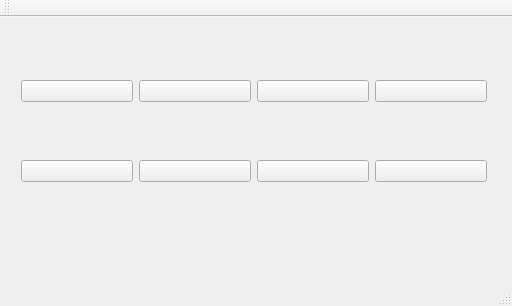
<?xml version="1.0" encoding="UTF-8"?>
<ui version="4.0">
 <class>MainWindow</class>
 <widget class="QMainWindow" name="MainWindow">
  <property name="geometry">
   <rect>
    <x>0</x>
    <y>0</y>
    <width>512</width>
    <height>306</height>
   </rect>
  </property>
  <property name="windowTitle">
   <string>MainWindow</string>
  </property>
  <widget class="QWidget" name="centralWidget">
   <widget class="QWidget" name="">
    <property name="geometry">
     <rect>
      <x>10</x>
      <y>0</y>
      <width>488</width>
      <height>228</height>
     </rect>
    </property>
    <layout class="QVBoxLayout" name="verticalLayout">
     <item>
      <layout class="QHBoxLayout" name="horizontalLayout">
       <item>
        <widget class="QPushButton" name="Pair1">
         <property name="text">
          <string/>
         </property>
         <property name="icon">
          <iconset>
           <normaloff>../../New folder (6)/vans1.jpg</normaloff>../../New folder (6)/vans1.jpg</iconset>
         </property>
         <property name="iconSize">
          <size>
           <width>100</width>
           <height>100</height>
          </size>
         </property>
        </widget>
       </item>
       <item>
        <widget class="QPushButton" name="Pair2">
         <property name="text">
          <string/>
         </property>
         <property name="icon">
          <iconset>
           <normaloff>../../New folder (6)/ad1.jpg</normaloff>../../New folder (6)/ad1.jpg</iconset>
         </property>
         <property name="iconSize">
          <size>
           <width>100</width>
           <height>100</height>
          </size>
         </property>
        </widget>
       </item>
       <item>
        <widget class="QPushButton" name="Pair3">
         <property name="text">
          <string/>
         </property>
         <property name="icon">
          <iconset>
           <normaloff>../../New folder (6)/vans2.jpg</normaloff>../../New folder (6)/vans2.jpg</iconset>
         </property>
         <property name="iconSize">
          <size>
           <width>100</width>
           <height>100</height>
          </size>
         </property>
        </widget>
       </item>
       <item>
        <widget class="QPushButton" name="Pair4">
         <property name="text">
          <string/>
         </property>
         <property name="icon">
          <iconset>
           <normaloff>../../New folder (6)/nike1.jpg</normaloff>../../New folder (6)/nike1.jpg</iconset>
         </property>
         <property name="iconSize">
          <size>
           <width>100</width>
           <height>100</height>
          </size>
         </property>
        </widget>
       </item>
      </layout>
     </item>
     <item>
      <layout class="QHBoxLayout" name="horizontalLayout_2">
       <item>
        <widget class="QPushButton" name="Pair5">
         <property name="text">
          <string/>
         </property>
         <property name="icon">
          <iconset>
           <normaloff>../../New folder (6)/ad2.jpg</normaloff>../../New folder (6)/ad2.jpg</iconset>
         </property>
         <property name="iconSize">
          <size>
           <width>100</width>
           <height>100</height>
          </size>
         </property>
        </widget>
       </item>
       <item>
        <widget class="QPushButton" name="Pair6">
         <property name="text">
          <string/>
         </property>
         <property name="icon">
          <iconset>
           <normaloff>../../New folder (6)/tm.jpg</normaloff>../../New folder (6)/tm.jpg</iconset>
         </property>
         <property name="iconSize">
          <size>
           <width>100</width>
           <height>100</height>
          </size>
         </property>
        </widget>
       </item>
       <item>
        <widget class="QPushButton" name="Pair7">
         <property name="text">
          <string/>
         </property>
         <property name="icon">
          <iconset>
           <normaloff>../../New folder (6)/vans3.jpg</normaloff>../../New folder (6)/vans3.jpg</iconset>
         </property>
         <property name="iconSize">
          <size>
           <width>100</width>
           <height>100</height>
          </size>
         </property>
        </widget>
       </item>
       <item>
        <widget class="QPushButton" name="Pair8">
         <property name="text">
          <string/>
         </property>
         <property name="icon">
          <iconset>
           <normaloff>../../New folder (6)/conv.jpg</normaloff>../../New folder (6)/conv.jpg</iconset>
         </property>
         <property name="iconSize">
          <size>
           <width>100</width>
           <height>100</height>
          </size>
         </property>
        </widget>
       </item>
      </layout>
     </item>
    </layout>
   </widget>
  </widget>
  <widget class="QMenuBar" name="menuBar">
   <property name="geometry">
    <rect>
     <x>0</x>
     <y>0</y>
     <width>512</width>
     <height>21</height>
    </rect>
   </property>
  </widget>
  <widget class="QToolBar" name="mainToolBar">
   <attribute name="toolBarArea">
    <enum>TopToolBarArea</enum>
   </attribute>
   <attribute name="toolBarBreak">
    <bool>false</bool>
   </attribute>
  </widget>
  <widget class="QStatusBar" name="statusBar"/>
 </widget>
 <layoutdefault spacing="6" margin="11"/>
 <resources/>
 <connections/>
</ui>
